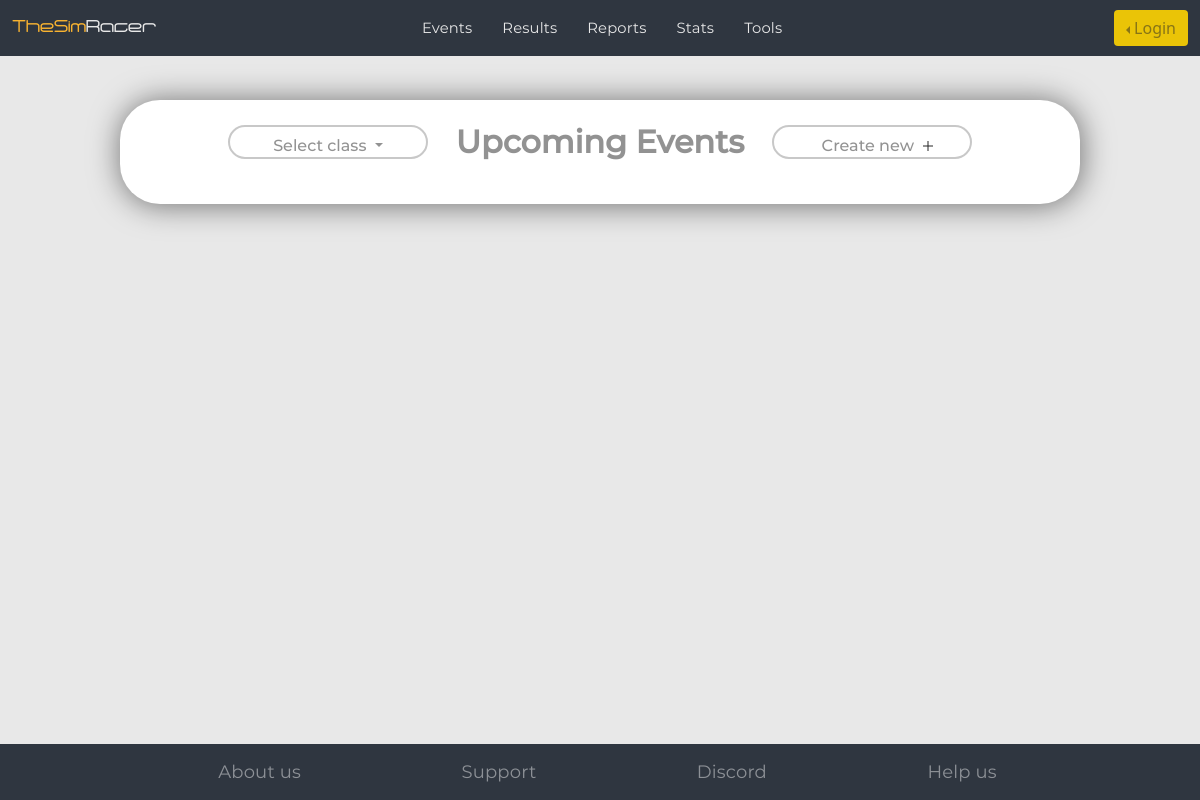
The page /eventlist/all on the database as committed earlier.
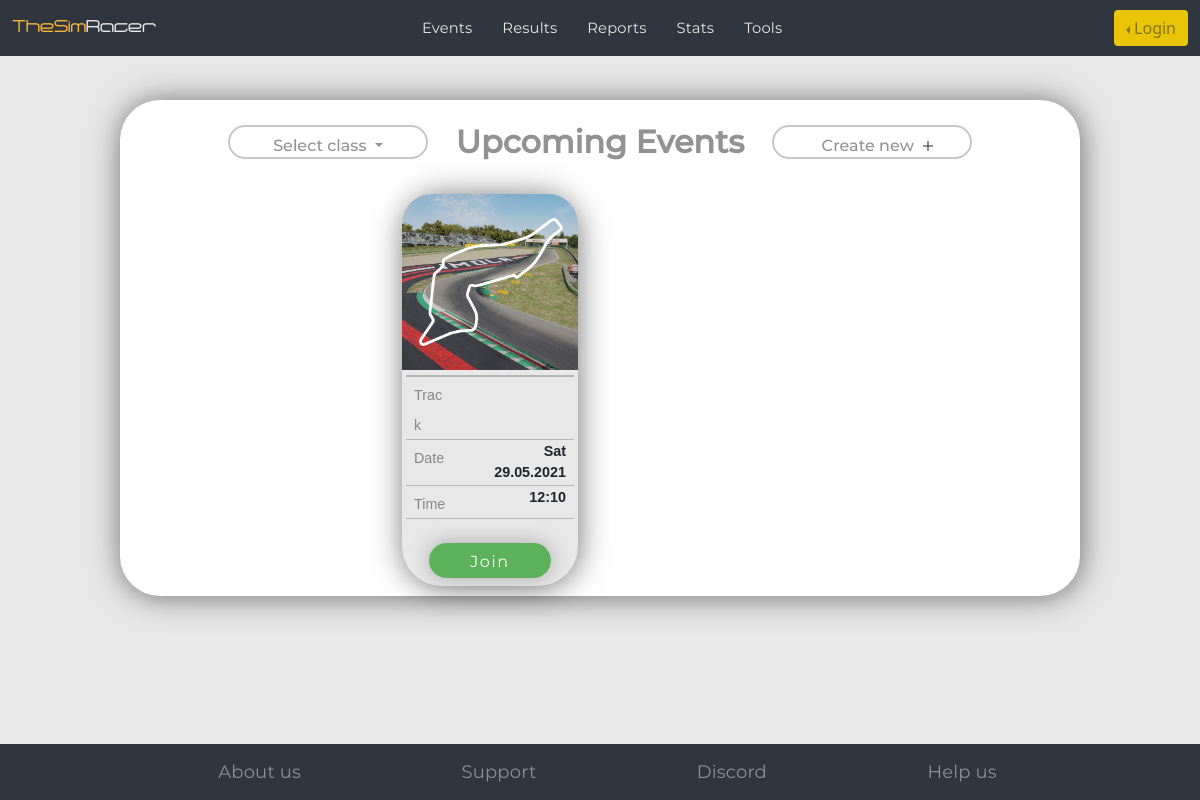
The same page on the database as committed later.
### playlists/models.py (models this page shows)
class Event(models.Model):
    LICENSE = (
        ('Overall', 0),
        ('ProAm', 1),
        ('Am', 2),
        ('Silver', 3),
        ('National', 4),
    )
    game_settings = OneToOneField(AccEvent, on_delete=models.deletion.CASCADE)
    name = CharField(max_length=255)
    description = TextField()
    starts_at = DateTimeField()
    is_verified = BooleanField(default=False)

### playlists/views.py (the view)
# urls.py: path('eventlist/<str:sort>', get_events),
def get_events(request, sort='official'):
    limit = request.GET.get('limit', 10)
    offset = request.GET.get('offset', 0)
    verified = {
        'official': True,
        'all': False
    }
    events = get_recent_events(limit, offset, request.user, verified[sort])
    context = {
        'events': events,
        'events_on_page': 10,
        'is_authenticated': request.user.is_authenticated,
        'user':  request.user,
        'limit': limit,
        'offset': offset
    }
    return render(request, 'events.html', context)

### playlists/services/utils.py (called while the page is built)
def get_recent_events(limit: int = 50, offset: int = 0, user: User = None, verified=True):
    if verified:
        events = Event.objects.filter(is_verified=True)
    else:
        events = Event.objects
    return events.order_by('starts_at')[offset: offset + limit]

### playlists/templates/events.html (shortened to what this page needs)
{% extends 'base-bootstrap.html' %}
{% load static %}
{% block styles %}
    <link href="{% static 'styles/header.css' %}" rel="stylesheet" type="text/css">
    <link href="{% static 'styles/events.css' %}" rel="stylesheet" type="text/css">
    <link href="{% static 'styles/footer.css' %}" rel="stylesheet" type="text/css">
{% endblock %}
{% block body %}
    {% block header %}
        {% include 'header.html' %}
    {% endblock %}
    <main>
        <div class="card main-card">
            <div class="row header-padding">
                <div class="col-4 vert-center" style="min-width: 200px">
                    <div class="right-horiz create-new-event-block text-center mid">
                        <div class="btn-group right-horiz create-new-event-btn text-center"
                             id="login-btn-group" data-toggle="collapse">
                            <button type="button" id="login_btn" class="btn dropdown-toggle mons-text"
                                    data-bs-toggle="dropdown" aria-expanded="false">Select class
                            </button>
                        </div>
                    </div>
                </div>
                <div class="col-4" style="min-width: 200px">
                    <div class="card-header-text text-center">Upcoming Events</div>
                </div>
                <div class="col-4 vert-center" style="min-width: 200px">
                    <div class="left-horiz create-new-event-btn">
                        <div class="create-new-event-block text-center">
                            <button onclick="location.href = '/event/create';"
                                    class="btn mons-text btn-create-new">Create new
                                <div class="plus alt"></div>
                            </button>
                        </div>
                    </div>
                </div>
            </div>
            <div class="card-body-2 body-card-placement">
                <div class="row row-padding">
                    {% for event in events %}
                        <div class="col-lg-4 col-md-4 map-card" style="min-width: 200px">
                            <div class="card" style="background: #E8E8E8;">
                                <div class="row row-img-padding">
                                    <img class="img-race" src="{% static 'images/imola.jpg' %}" alt="">
                                </div>
                                <hr class="card-hr">
                                <div class="row">
                                    <div class="col-4 text-left text-secondary">
                                        <span class="title-value">Track</span>
                                    </div>
                                    <div class="col-8 text-right bold">
                                    </div>
                                </div>
                                <hr class="card-hr-secondary">
                                <div class="row">
                                    <div class="col-4 text-left text-secondary">
                                        <span class="title-value">Date</span>
                                    </div>
                                    <div class="col-8 text-right bold">
                                        <span class="">{{ event.starts_at|date:"D d.m.Y" }}</span>
                                    </div>
                                </div>
                                <hr class="card-hr-secondary">
                                <div class="row">
                                    <div class="col-4 text-left text-secondary">
                                        <span class="title-value">Time</span>
                                    </div>
                                    <div class="col-8 text-right bold">
                                        <span>{{ event.starts_at|time:"H:i" }}</span>
                                    </div>
                                </div>
                                <hr class="card-hr-secondary">
                                <div class="row text-center more-btn-padding">
                            <span>
                                <a type="button"
                                   class="btn button-shadow join-btn join-btn-text mons-text"
                                   href="/event/{{ event.pk }}">Join
                                </a>
                            </span>
                            </div>
                        </div>
                        </div>
                    {% endfor %}
            </div>
        </div>
        </div>
    </main>
    {% block footer %}
        {% include 'footer.html' %}
    {% endblock %}
{% endblock %}

### templates/base-bootstrap.html (shortened to what this page needs)
{% extends 'base.html' %}
{% block head %}
    {% load static %}
    <link href="{% static 'styles/bootstrap@5.0.0-beta2.css' %}" rel="stylesheet" type="text/css">
    <link href="{% static 'styles/sticky-footer-navbar.css' %}" rel="stylesheet" type="text/css">
    {% block styles %} {% endblock %}
{% endblock %}

### templates/base.html (shortened to what this page needs)
<!DOCTYPE html>
<html lang="{% block lang %} {% endblock %}">
<head>
    {% block head %}{% endblock %}
</head>
<body class="body-default">
{% block body %}
{% endblock %}
</body>
</html>

### templates/header.html (shortened to what this page needs)
<header>
    <nav class="navbar navbar-expand-lg navbar-light fixed-top foo-header">
        <div class="container-fluid">
            <a class="navbar-item title-text" href="http://127.0.0.1:8000/">
                <span class="title-text" style="color: #f9b330">TheSim</span><span class="title-text">Racer</span>
            </a>
            <div class="collapse navbar-collapse" id="navbarCollapse">
                <ul class="navbar-nav me-auto mb-2 mb-md-0 text-ul" style="margin-left: auto; margin-right: auto">
                    <li class="navbar-item li-header">
                        <a class="text-block-head mid-content header-link" aria-current="page" href="/eventlist/all">Events</a>
                    </li>
                    <li class="navbar-item li-header">
                        <a class="text-block-head mid-content header-link" aria-current="page" href="/resultlist">Results</a>
                    </li>
                    <li class="navbar-item li-header">
                        <a class="text-block-head mid-content header-link" aria-current="page" href="/reports">Reports</a>
                    </li>
                    <li class="navbar-item li-header">
                        <a class="text-block-head mid-content header-link" aria-current="page" href="/stats">Stats</a>
                    </li>
                    <li class="navbar-item li-header">
                        <a class="text-block-head mid-content header-link" aria-current="page" href="/tools">Tools</a>
                    </li>
                </ul>
                <div class="d-flex log" style="min-width: 140px; margin-left: 0;">
                    {% if request.user.is_authenticated %}
                        <span class="username">{{ user }}</span>
                        <form method="POST" action="/login/" class="d-flex">
                            {% csrf_token %}
                            <input type="submit" name="logout" value="Logout" class="logout-but">
                        </form>
                    {% else %}
                        <div class="btn-group dropstart" id="login-btn-group" data-toggle="collapse">
                            <button type="button" id="login_btn" class="btn dropdown-toggle login-btn"
                                    data-bs-toggle="dropdown" aria-expanded="false">Login
                            </button>
                        </div>
                    {% endif %}
                </div>
            </div>
        </div>
    </nav>
</header>

### templates/footer.html (shortened to what this page needs)
{% load static %}
<footer>
    <nav class="nav navbar navbar-expand-lg fixed-bottom navbar-light foo-header footer">
        <div class="container-fluid">
        <div class="collapse navbar-collapse footer-collapse" id="navbarCollapseFoot">
            <ul class="navbar-nav mb-2 mb-md-0 text-block-foot">
                <li class="navbar-item li-header li-footer li-foot-first">
                    <a aria-current="page" href="/about-us">About us</a>
                </li>
                <li class="navbar-item li-header li-footer li-foot-default">
                    <a aria-current="page" href="/support">Support</a>
                </li>
                <li class="navbar-item li-header li-footer li-foot-default">
                    <a class="mid-a" aria-current="page" href="https://discord.gg/C59U83SjAq">Discord</a>
                </li>
                <li class="navbar-item li-header li-footer li-foot-last">
                    <a class="mid-a" aria-current="page" href="/help-us">Help us</a>
                </li>
            </ul>
        </div>
    </div>
    </nav>
</footer>

### static/styles/header.css (style rules this page uses)
.login-btn { display: inline-block; border: none; background-color: #eac407; color: #1f1a0c; }
.title-text { font-family: Phantom cyr-lat !important; text-decoration: none; font-size: 18px; color: #e8e8e8; }
.text-block-head { text-decoration: none; font-family: MONTSERRAT; font-style: normal; font-weight: 500; line-height: 24px; color: #e8e8e8; letter-spacing: 0.01em; }
.li-header { padding-top: .5rem; padding-bottom: .5rem; }
.foo-header { padding: 8px 0 8px 0; }
.mid-content { padding-left: 15px; padding-right: 15px; }
.body-default { background: #E8E8E8; }
@media (min-width: 480px) and (max-width: 3200px) { .title-text { font-size: calc(12px + (28 - 12) * ( (100vw - 480px) / ( 3200 - 480) )); } }
@media (min-width: 480px) and (max-width: 3200px) { .text-ul { font-size: calc(10px + (28 - 10) * ( (100vw - 480px) / ( 3200 - 480) )) !important; } }
@media (min-width: 480px) and (max-width: 3200px) { .log { font-size: calc(8px + (22 - 8) * ( (100vw - 480px) / ( 3200 - 480) )); } }

### static/styles/events.css (style rules this page uses)
@media (min-width: 480px) and (max-width: 3200px) { .bold, .title-value { font-size: calc(8px + (32 - 8) * ( (100vw - 480px) / ( 3200 - 480) )) !important; } }
.main-card { border-radius: 10px; border: 2px solid rgba(37, 37, 37, 0.5); margin: 100px auto 100px auto; width: 80%; }
.mons-text { font-family: Montserrat-Medium; font-style: normal; }
.card { font-family: Arial; box-shadow: 1px 1px 30px 1px rgba(0, 0, 0, 0.5); border-radius: 40px; border: none; }
.img-race { width: 100%; padding-left: 0; padding-right: 0; margin: 0 0 4px 0; border-radius: 30px 30px 0 0; }
.body-card-placement { margin: 0 20px 0 20px; }
.header-padding { margin-top: 20px !important; margin-bottom: 20px !important; }
.btn { color: rgba(37, 37, 37, 0.5); }
.join-btn { width: 80%; height: 35px; background: rgba(17, 148, 14, 0.65); border-radius: 30px; }
.create-new-event-btn { width: 200px; height: 34px; border: 2px solid rgba(37, 37, 37, 0.25); border-radius: 30px; color: rgba(37, 37, 37, 0.5); }
.create-new-event-block { width: 200px; height: 34px; }
.plus { display: inline-block; width: 20px; height: 20px; margin-bottom: -5px; background: linear-gradient(#fff, #fff), linear-gradient(#fff, #fff), #000; background-size: 50% 2px, 2px 50%; background-repeat: no-repeat; }
.btn-create-new { padding-right: 0; padding-bottom: 0; }
.alt { background: linear-gradient(rgba(37, 37, 37, 0.5), rgba(37, 37, 37, 0.5)), linear-gradient(rgba(37, 37, 37, 0.5), rgba(37, 37, 37, 0.5)); background-position: center; background-size: 50% 2px, 2px 50%; background-repeat: no-repeat; }
.row { margin: 0 0 0 0; }
.join-btn-text, .info-btn-text { text-decoration: none; font-family: Montserrat-Regular; font-style: normal; font-weight: normal; font-size: 16px; line-height: 24px; letter-spacing: 0.1em; color: #FFFFFF; }
.bold { font-weight: 550; font-size: 20px; }
.card-hr { border: 1px solid rgba(37, 37, 37, 0.5); margin: 1px auto 1px auto !important; width: 95%; }
.card-hr-secondary { margin: 1px auto 1px auto !important; width: 95%; }
.more-btn-padding { padding: 8px 0 8px 0; margin-top: 15px; }
.button-shadow { box-shadow: 0 0 20px 1px rgba(0, 0, 0, 0.25); }
.card-body-2 { flex: 1 1 auto; padding: 0 0; }
.row-padding { padding: 10px 250px 10px 250px; }
.text-secondary { color: rgba(37, 37, 37, 0.5) !important; font-size: 20px; }
.text-right { text-align: right; }
.text-left { text-align: left; }
.card-header-text { text-decoration: none; font-family: Montserrat-Medium; font-style: normal; font-weight: 600; font-size: 40px; line-height: 24px; color: rgba(37, 37, 37, 0.5); margin: 10px 0 10px 0; }
.right-horiz { margin: 0 0 0 auto; }
.vert-center { margin: auto 0 auto 0; }
@media (min-width: 480px) and (max-width: 3200px) { .card-header-text { font-size: calc(26px + (48 - 26) * ( (100vw - 480px) / ( 3200 - 480) )); } }

### static/styles/footer.css (style rules this page uses)
.foo-header { background-color: #2f3640; }
.text-block-foot, .text-block-foot a { font-family: Montserrat-Regular; font-style: normal; font-weight: normal; font-size: 18px; line-height: 24px; color: rgba(255, 255, 255, 0.45); letter-spacing: 0.01em; text-decoration: none; margin-left: auto; margin-right: auto; min-width: 90%; }
.text-block-foot li { flex-basis: auto; text-align: center; flex-grow: 1; }
.footer-collapse { padding-left: 15px; text-align: justify; width: 90%; margin-left: auto; margin-right: auto; flex-grow: 0; }
.mid-a { margin: auto; flex-grow: 0; }

Rows that differ between the two databases and show on the page:
added Event: starts_at "Sat 29.05.2021", starts_at "12:10"
